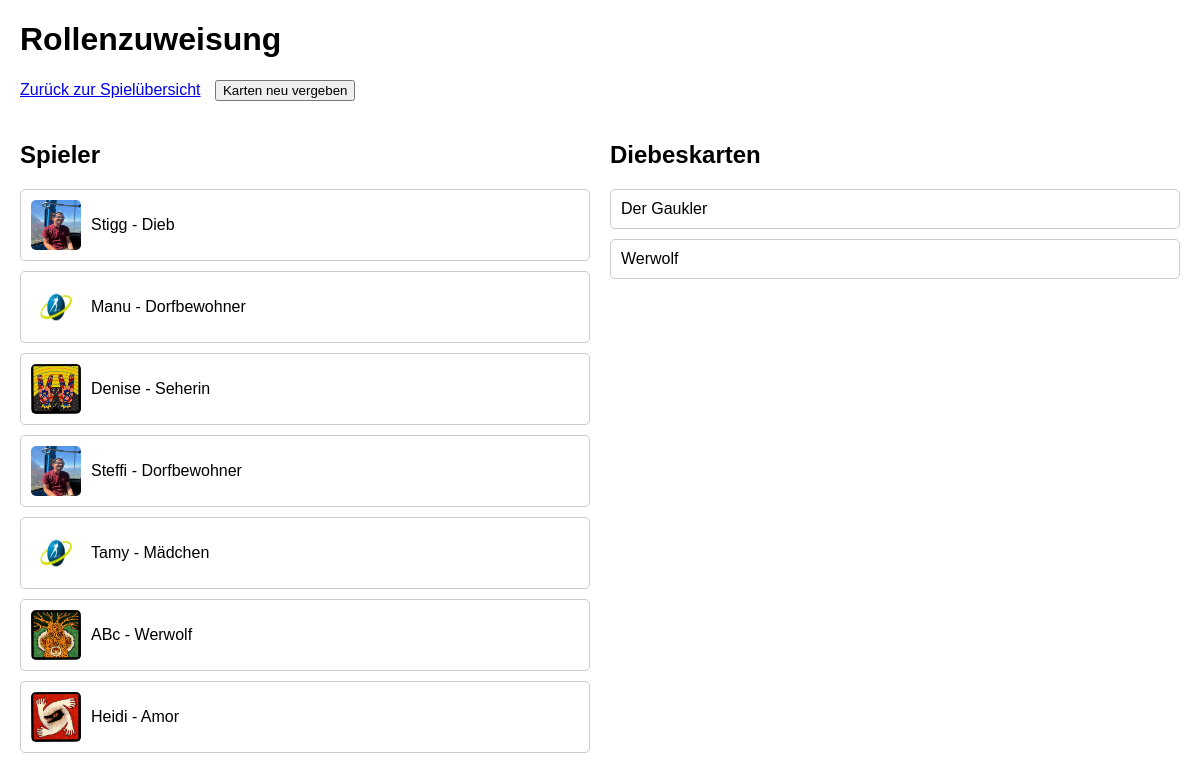
Screenshot of /game with the database file from the repository.
### tables this page shows
CREATE TABLE players (
                id INTEGER PRIMARY KEY AUTOINCREMENT,
                name TEXT UNIQUE NOT NULL,
                image TEXT
            , role TEXT);

CREATE TABLE thief_cards (
                id INTEGER PRIMARY KEY AUTOINCREMENT,
                role_name TEXT NOT NULL
            );

### app.py (the view)
@app.route('/game', methods=['GET'])
def game():
    try:
        with get_db_connection() as conn:
            players = conn.execute("SELECT name, image, role FROM players").fetchall()
            dieb_exists = conn.execute(
                "SELECT 1 FROM game_roles WHERE role_name = 'Dieb' LIMIT 1"
            ).fetchone() is not None
            thief_cards = []
            if dieb_exists:
                thief_cards = conn.execute("SELECT role_name FROM thief_cards").fetchall()
        return render_template(
            'game.html',
            players=[{"name": p["name"], "image": p["image"], "role": p["role"]} for p in players],
            thief_cards=[{"role_name": t["role_name"]} for t in thief_cards] if dieb_exists else None
        )
    except Exception as e:
        print(f"Fehler in der /game-Route: {e}")
        return "Ein Fehler ist aufgetreten.", 500

### app.py (called while the page is built)
def get_db_connection():
    conn = sqlite3.connect("players.db")
    conn.row_factory = sqlite3.Row
    return conn

### templates/game.html (shortened to what this page needs)
<!DOCTYPE html>
<html lang="en">
<head>
</head>
<body>
    <h1>Rollenzuweisung</h1>
    <div class="buttons">
        <a href="{{ url_for('gameoverview') }}">Zurück zur Spielübersicht</a>
        <button onclick="assignRoles()">Karten neu vergeben</button>
    </div>
    <div class="container">
        <div class="player">
            <h2>Spieler</h2>
            <ul>
                {% for player in players %}
                <li>
                    <img src="{{ player.image }}" alt="{{ player.name }}">
                    <span>{{ player.name }} - {{ player.role or "Keine Rolle" }}</span>
                </li>
                {% endfor %}
            </ul>
        </div>
        {% if thief_cards %}
        <div class="thief-cards">
            <h2>Diebeskarten</h2>
            <ul>
                {% for card in thief_cards %}
                <li>{{ card.role_name }}</li>
                {% endfor %}
            </ul>
        </div>
        {% endif %}
    </div>
</body>
</html>

### templates/game.html (style rules this page uses)
body { font-family: Arial, sans-serif; margin: 20px; }
.container { display: flex; justify-content: space-between; gap: 20px; }
.player, .thief-cards { flex: 1; }
ul { list-style: none; padding: 0; }
li { margin: 10px 0; padding: 10px; border: 1px solid #ccc; border-radius: 5px; display: flex; align-items: center; gap: 10px; }
img { width: 50px; height: 50px; border-radius: 5px; }
.buttons { margin-bottom: 20px; }
.buttons button, .buttons a { margin-right: 10px; }

### rows the page displays
players: image (picture), name "Stigg", role "Dieb"
players: image (picture), name "Manu", role "Dorfbewohner"
players: image (picture), name "Denise", role "Seherin"
players: image (picture), name "Steffi", role "Dorfbewohner"
players: image (picture), name "Tamy", role "Mädchen"
players: image (picture), name "ABc", role "Werwolf"
players: image (picture), name "Heidi", role "Amor"
thief_cards: role_name "Der Gaukler"
thief_cards: role_name "Werwolf"
